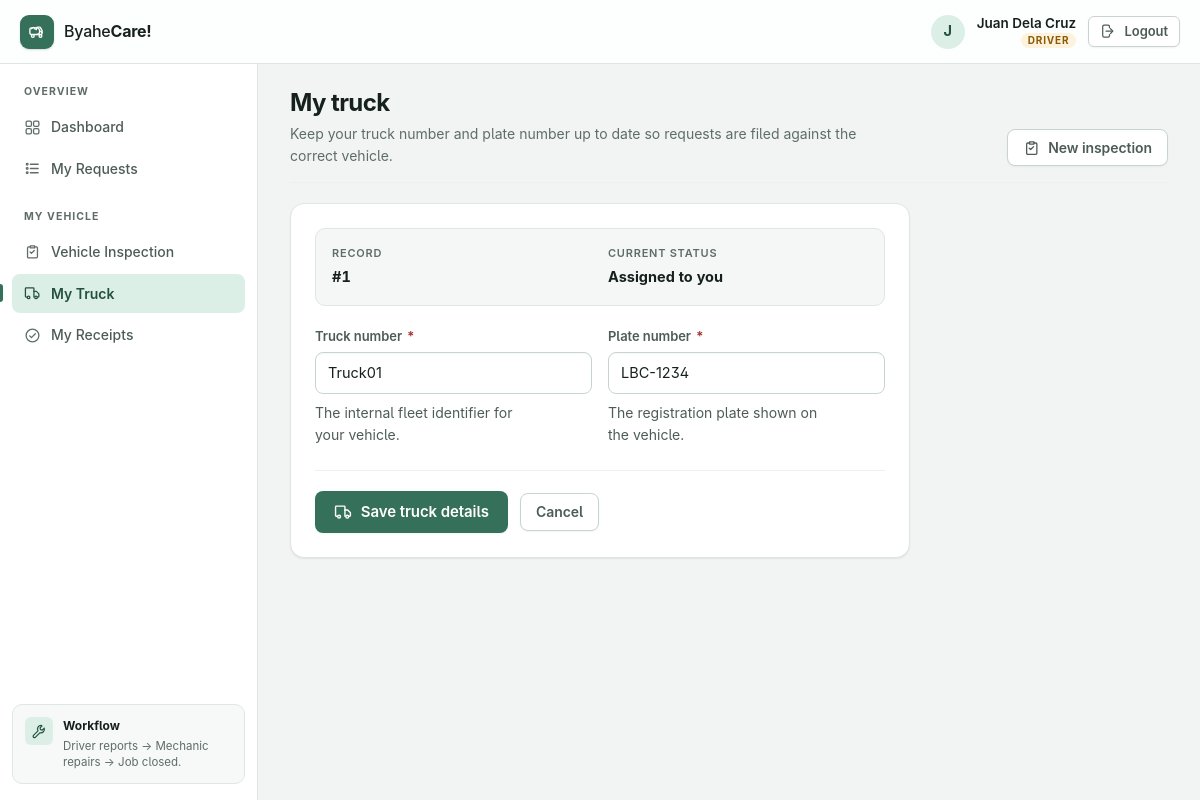
/truck (signed in), run on the app's committed database.
### tables this page shows
CREATE TABLE trucks (
            id INTEGER PRIMARY KEY AUTOINCREMENT,
            truck_number TEXT NOT NULL,
            plate_number TEXT NOT NULL,
            driver_id INTEGER
        );

### app.py (the view, shortened to what this page needs)
@app.route("/truck", methods=["GET", "POST"])
def truck():
    if "user_id" not in session:
        return redirect(url_for("login"))
    if session["role"] != "driver":
        flash("Only drivers can edit their truck details.", "error")
        return redirect(url_for("dashboard"))
    conn = get_db()
    truck = conn.execute(
        "SELECT * FROM trucks WHERE driver_id = ?",
        (session["user_id"],)
    ).fetchone()
    conn.close()
    return render_template("truck.html", truck=truck)

### app.py (called while the page is built)
def get_db():
    conn = sqlite3.connect(DATABASE)
    conn.row_factory = sqlite3.Row
    return conn

### templates/truck.html (shortened to what this page needs)
{% extends "base.html" %}
{% block page_title %}My truck{% endblock %}
{% block page_subtitle %}
    Keep your truck number and plate number up to date so requests are filed
    against the correct vehicle.
{% endblock %}
{% block page_actions %}
    <a class="btn btn--ghost" href="{{ url_for('inspection') }}">
        <svg class="icon" aria-hidden="true"><use href="#i-clipboard"></use></svg>
        New inspection
    </a>
{% endblock %}
{% block content %}
<div class="panel u-narrow-sm">
    <form method="POST">
        <div class="truck-strip">
            <div class="truck-strip__cell">
                <span>Record</span>
                <strong class="{{ 'is-missing' if not truck }}">
                    {{ '#' ~ truck['id'] if truck else 'None' }}
                </strong>
            </div>
            <div class="truck-strip__cell">
                <span>Current status</span>
                <strong class="{{ 'is-missing' if not truck }}">
                    {{ 'Assigned to you' if truck else 'Not assigned' }}
                </strong>
            </div>
        </div>
        <div class="field-row">
            <div class="field">
                <label for="truck_number">Truck number <span class="req" aria-hidden="true">*</span></label>
                <input id="truck_number" type="text" name="truck_number"
                       value="{{ truck['truck_number'] if truck else '' }}"
                       placeholder="e.g. TRK-001" maxlength="40" required>
                <p class="hint">The internal fleet identifier for your vehicle.</p>
            </div>
            <div class="field">
                <label for="plate_number">Plate number <span class="req" aria-hidden="true">*</span></label>
                <input id="plate_number" type="text" name="plate_number"
                       value="{{ truck['plate_number'] if truck else '' }}"
                       placeholder="e.g. ABC-1234" maxlength="40" required>
                <p class="hint">The registration plate shown on the vehicle.</p>
            </div>
        </div>
        <div class="form-actions">
            <button class="btn btn--primary" type="submit" data-busy-label="Saving…" {{ 'disabled' if not truck }}>
                <svg class="icon" aria-hidden="true"><use href="#i-truck"></use></svg>
                Save truck details
            </button>
            <a class="btn btn--ghost" href="{{ url_for('dashboard') }}">Cancel</a>
        </div>
    </form>
</div>
{% endblock %}

### data on the page
trucks: id "#1", truck_number "Truck01", plate_number "LBC-1234"

### other printed values
{{ session['name'][0]|upper }} "J"
{{ session['name'] }} "Juan Dela Cruz"
{{ session['role'] }} "DRIVER"
{{ label }} "Dashboard My Requests Vehicle Inspection My Truck My Receipts"
{{ 'Assigned to you' if truck else 'Not assigned' }} "Assigned to you"
